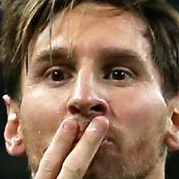
#> input picture Machine_Learning_Projects_with_Deployment/Classification_project/model/images_dataset/cropped/lionel_messi/lionel_messi1.png, 179 x 179 px, given in place of DdaglCTVQAEtWO4.jpg, which was not available
$ jupyter execute --allow-errors project.ipynb   (shell and % lines are left out)
#> lines starting #> are read from the running program, lines starting #| are printed output that depends on the picture; after the words box and inside, x2 and y2 are one past the last pixel; in counts of white or black regions, pixels touching at a corner belong together; pictures that were not available may be replaced by others from this repository, and a replacement may not be noted
[cell 1]
import numpy as np
import cv2
import matplotlib
from matplotlib import pyplot as plt

[cell 2]
img = cv2.imread('./images_dataset/lionel_messi/DdaglCTVQAEtWO4.jpg')
#> img is the input picture: shape (179, 179, 3); mean B, G, R 87, 109.2, 138.2
img.shape
#> Out = (179, 179, 3)

[cell 3]
plt.imshow(img)
plt.axis('off')

[cell 4]
gray = cv2.cvtColor(img, cv2.COLOR_BGR2GRAY)
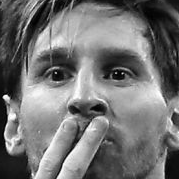
#> gray: shape (179, 179); min 0, max 254, mean 115.4
gray.shape
#> Out = (179, 179)

[cell 5]
plt.imshow(gray, cmap='gray')

[cell 6]
face_cascade = cv2.CascadeClassifier('./haarcascades/haarcascade_frontalface_default.xml')
eye_cascade = cv2.CascadeClassifier('./haarcascades/haarcascade_eye.xml')

[cell 7]
faces = face_cascade.detectMultiScale(gray, 1.3, 5)
#> faces = [[16, 10, 151, 151]]
faces
#> Out = [[16, 10, 151, 151]]

[cell 8]
(x,y,w,h) = faces[0]
#> x = 16; y = 10; w = 151; h = 151
x,y,w,h
#> Out = (16, 10, 151, 151)

[cell 9]
face_img = cv2.rectangle(img,(x,y),(x+w,y+h),(255,0,0),2)
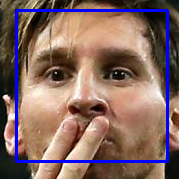
#> face_img: shape (179, 179, 3); mean B, G, R 97.9, 104.5, 132.3
plt.imshow(face_img)

[cell 10]
cv2.destroyAllWindows()
for (x,y,w,h) in faces:
    face_img = cv2.rectangle(img,(x,y),(x+w,y+h),(255,0,0),2)
    roi_gray = gray[y:y+h, x:x+w]
    roi_color = face_img[y:y+h, x:x+w]
    eyes = eye_cascade.detectMultiScale(roi_gray)
    for (ex,ey,ew,eh) in eyes:
        cv2.rectangle(roi_color,(ex,ey),(ex+ew,ey+eh),(0,255,0),2)
#> this loop made 1 pass
#> (x, y, w, h, eyes) on pass 1: (16, 10, 151, 151, [[79, 40, 44, 44], [17, 40, 45, 45]])
#> pass 1, `roi_gray = gray[y:y+h, x:x+w]`:
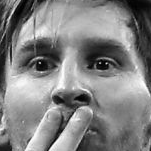
#> roi_gray: shape (151, 151); min 0, max 254, mean 130.5
#> after the loop:
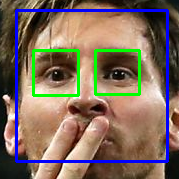
#> img: shape (179, 179, 3); 3.31% of pixels changed, all inside (x1, y1, x2, y2) = (32, 49, 141, 97)
#> after the loop:
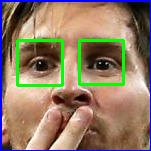
#> roi_color: shape (151, 151, 3); mean B, G, R 100.9, 124.7, 144.2


plt.figure()
plt.imshow(face_img, cmap='gray')
plt.show()

[cell 11]
plt.imshow(roi_color, cmap='gray')

[cell 12]
def get_cropped_image_if_2_eyes(image_path):
    img = cv2.imread(image_path)
    gray = cv2.cvtColor(img, cv2.COLOR_BGR2GRAY)
    faces = face_cascade.detectMultiScale(gray, 1.3, 5)
#> faces = [[16, 10, 151, 151]]
    for (x,y,w,h) in faces:
        roi_gray = gray[y:y+h, x:x+w]
        roi_color = img[y:y+h, x:x+w]
        eyes = eye_cascade.detectMultiScale(roi_gray)
        if len(eyes) >= 2:
            return roi_color
#> this loop made 1 pass
#> pass 1, in get_cropped_image_if_2_eyes, `roi_color = img[y:y+h, x:x+w]`:
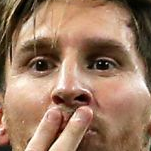
#> roi_color: shape (151, 151, 3); mean B, G, R 99.2, 123.1, 157
#> call 2 of get_cropped_image_if_2_eyes, with image_path = './images_dataset/cropped/maria_sharapova'
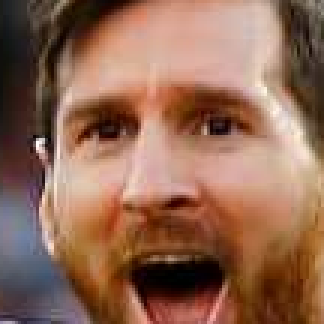
#> input picture Machine_Learning_Projects_with_Deployment/Classification_project/model/images_dataset/cropped/lionel_messi/lionel_messi14.png, 108 x 108 px, given in place of maria_sharapova, which was not available (shown 3 times larger)
#> in get_cropped_image_if_2_eyes, img is the input picture: shape (108, 108, 3); mean B, G, R 84, 104.2, 145
#> in get_cropped_image_if_2_eyes (call 2), `gray = cv2.cvtColor(img, cv2.COLOR_BGR2GRAY)`:
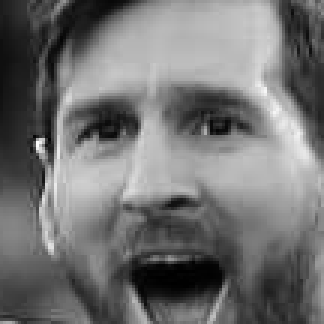
#> gray: shape (108, 108) (shown 3 times larger); min 0, max 252, mean 114.1
#> in get_cropped_image_if_2_eyes (call 2), `faces = face_cascade.detectMultiScale(gray, 1.3, 5)`: faces = [[8, 7, 89, 89]]
#> this loop made 1 pass
#> (x, y, w, h, eyes) on pass 1: (8, 7, 89, 89, [[49, 20, 28, 28], [11, 20, 31, 31]])
#> pass 1, in get_cropped_image_if_2_eyes (call 2), `roi_gray = gray[y:y+h, x:x+w]`:
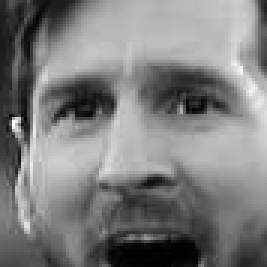
#> roi_gray: shape (89, 89) (shown 3 times larger); min 0, max 252, mean 125.5
#> pass 1, in get_cropped_image_if_2_eyes (call 2), `roi_color = img[y:y+h, x:x+w]`:
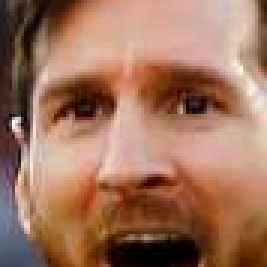
#> roi_color: shape (89, 89, 3) (shown 3 times larger); mean B, G, R 92.5, 114.6, 159.3

[cell 13]
org_image_obstructed = get_cropped_image_if_2_eyes('./images_dataset/lionel_messi/DdaglCTVQAEtWO4.jpg')
plt.imshow(org_image_obstructed)

[cell 14]
path_to_data = "./images_dataset/"
path_to_cr_data = "./images_dataset//cropped/"

[cell 15]
import os

[cell 16]
img_dirs = []
for entry in os.scandir(path_to_data):
    if entry.is_dir():
        img_dirs.append(entry.path)

[cell 17]
img_dirs

[cell 18]
import shutil
if os.path.exists(path_to_cr_data):
     shutil.rmtree(path_to_cr_data)
os.mkdir(path_to_cr_data)

[cell 19]
cropped_image_dirs = []
celebrity_file_names_dict = {}

for img_dir in img_dirs:
    count = 1
    celebrity_name = img_dir.split('/')[-1]
    print(celebrity_name)

    celebrity_file_names_dict[celebrity_name] = []

    for entry in os.scandir(img_dir):
        roi_color = get_cropped_image_if_2_eyes(entry.path)
        if roi_color is not None:
            cropped_folder = path_to_cr_data + celebrity_name
            if not os.path.exists(cropped_folder):
                os.makedirs(cropped_folder)
                cropped_image_dirs.append(cropped_folder)
                print("Generating cropped images in folder: ",cropped_folder)

            cropped_file_name = celebrity_name + str(count) + ".png"
            cropped_file_path = cropped_folder + "/" + cropped_file_name

            cv2.imwrite(cropped_file_path, roi_color)
            celebrity_file_names_dict[celebrity_name].append(cropped_file_path)
            count += 1

[cell 20]
celebrity_file_names_dict = {}
for img_dir in cropped_image_dirs:
    celebrity_name = img_dir.split('/')[-1]
    file_list = []
    for entry in os.scandir(img_dir):
        file_list.append(entry.path)
    celebrity_file_names_dict[celebrity_name] = file_list
celebrity_file_names_dict

[cell 21]
celebrity_file_names_dict = {}
for img_dir in cropped_image_dirs:
    celebrity_name = img_dir.split('/')[-1]
    file_list = []
    for entry in os.scandir(img_dir):
        file_list.append(entry.path)
    celebrity_file_names_dict[celebrity_name] = file_list
celebrity_file_names_dict

[cell 22]
class_dict = {}
count = 0
for celebrity_name in celebrity_file_names_dict.keys():
    class_dict[celebrity_name] = count
    count = count + 1
class_dict
